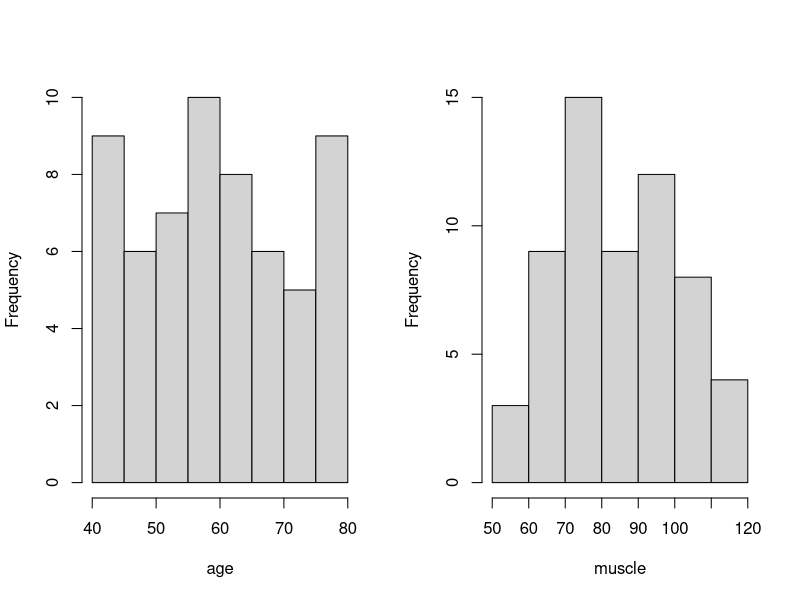
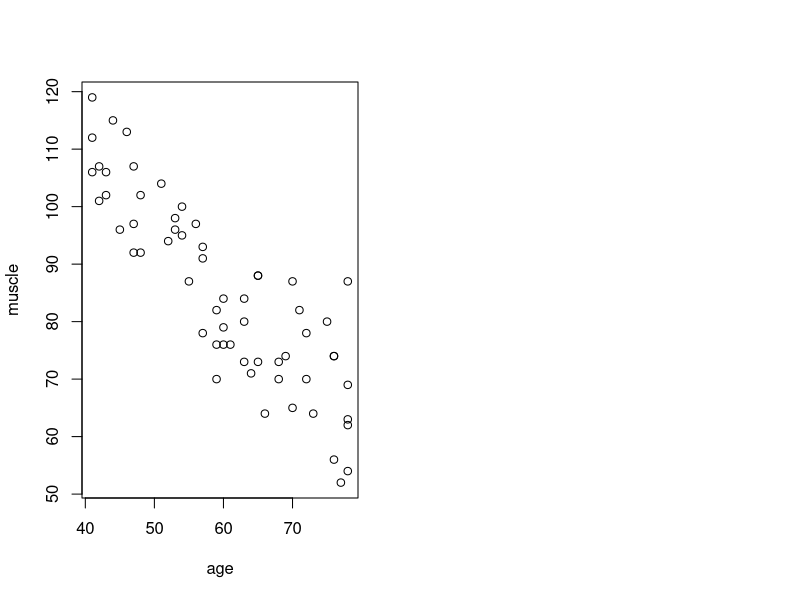

Reproduce these figures in R, in order. (Note: this script raises an error after producing the figures.)
## ---- chunk 1
setwd('~/junkyard/STA206/hw2')
women = read.table('muscle.txt')
names(women) = c('muscle', 'age')
## ---- chunk 2
par(mfrow=c(1, 2))
hist(women$age, xlab = 'age', main = '')
hist(women$muscle, xlab = 'muscle', main = '')
## ---- chunk 3
scatter = function(){
  plot(women$age, women$muscle, xlab = 'age', ylab = 'muscle')
}

scatter()
## ---- chunk 4
simple = lm(muscle ~ age, data=women)
b0 = simple$coefficients[1]
b1 = simple$coefficients[2]
print(b0, b1)
## ---- chunk 5
ss = summary(simple)
ss$coefficients[, 'Std. Error']
## ---- chunk 6
a = anova(simple)
mse = a['Residuals', 'Mean Sq']
df = a['Residuals', 'Df']

c(mse, df)
## ---- chunk 7
sprintf('muscle = %.2f + %.2f * age', simple$coefficients[1],
        simple$coefficients['age'])
## ---- chunk 8
scatter()
abline(simple)
## ---- chunk 9
simple$fitted.values[c(6, 16)]
## ---- chunk 10
simple$residuals[c(6, 16)]
## ---- chunk 11
par(mfrow=c(1, 2))
plot.lm(simple, which=1)
plot.lm(simple, which=2)
## ---- chunk 12
confint(simple, '(Intercept)', 0.99)
## ---- chunk 13
alpha = 0.01
t99 = qt(alpha, df=df)
tstar = b1 / ss$coefficients[2, 'Std. Error']

sprintf('If %.3f is less than %.3f we reject H0', tstar, t99)
## ---- chunk 14
predict(simple, data.frame(age=60), interval='prediction', level=0.95)
## ---- chunk 15

p60 = predict(simple, data.frame(age=60), se.fit=TRUE, 
    interval='prediction', level=0.95)

# Actual fitted value
fit60 = p60$fit[1] 

# Working-Hotelling multiplier
W = sqrt(qf(0.95, 2, df)) 

# direct calculation of standard error of this prediction
xbar = mean(women$age)
sxx = sum((women$age - xbar) ** 2)
n = nrow(women)
se60 = sqrt(mse * ((60 - xbar) ** 2 / sxx + 1/n + 1))

# An alternative way is to recover it from the standard error of the mean
# se60 = sqrt(p60$se.fit ** 2 + mse)

c(fit60 + W * se60, fit60 - W * se60)
# Expect
84.94683
110.9549
## ---- chunk 16

## ---- chunk 17

